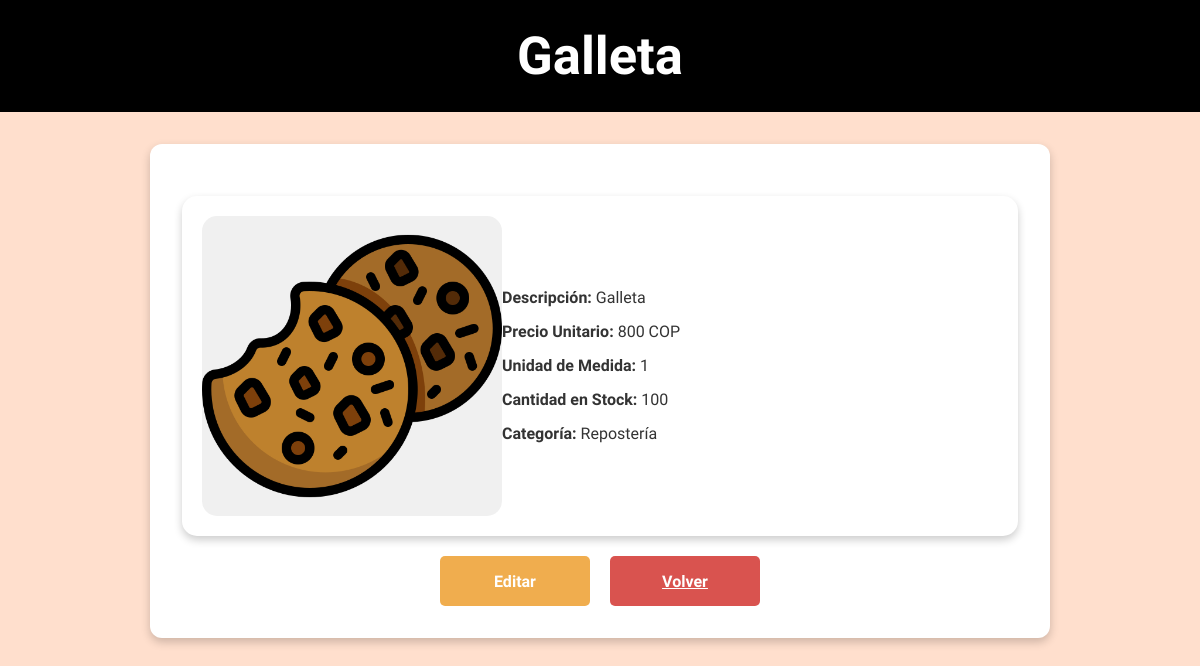
The app's page /producto/3 with its own data.
### models/productos.py (models this page shows, shortened)
class Producto(Base):
    __tablename__ = 'productos'
    id = Column(Integer, primary_key=True, autoincrement=True)
    descripcion = Column(String(300), unique=True, nullable=False)
    valor_unitario = Column(Integer, nullable=False)
    unidad_medida = Column(String(3), nullable=False)
    cantidad_stock = Column(Integer, nullable=False)
    categoria_id = Column(Integer, ForeignKey('categorias.id'), nullable=False)
    imagen = Column(String(300), nullable=True)
    categoria = relationship("Categoria", back_populates="productos")

### models/categoria.py (models this page shows, shortened)
class Categoria(Base):
    __tablename__ = 'categorias'
    id = Column(Integer, primary_key=True, autoincrement=True)
    nombre = Column(String(100), unique=True, nullable=False)
    productos = relationship("Producto", back_populates="categoria")

### app.py (the view)
@app.route('/producto/<int:id>')
def producto_detalle(id):
    producto = db_session.query(Producto).get(id)
    if not producto:
        flash('El producto no existe.', 'error')
        return redirect(url_for('productos'))
    return render_template('producto_detalle.html', producto=producto)

### app.py (called while the page is built)
@app.context_processor
def inject_favicon():
    return {"favicon_url": url_for('static', filename='favicon.ico')}

### templates/producto_detalle.html (shortened to what this page needs)
<!DOCTYPE html>
<html lang="es">
<head>
    <link rel="stylesheet" href="{{ url_for('static', filename='styles.css') }}">
</head>
<body>
    <nav>
        <div class="navbar">
            <h1>{{ producto.descripcion }}</h1>
        </div>
    </nav>
    <div class="contenedor">
        <div class="detalle-producto">
            <img src="{{ url_for('static', filename=producto.imagen) }}" alt="Imagen del producto" class="imagen-producto">
            <div class="info-producto">
                <p><strong>Descripción:</strong> {{ producto.descripcion }}</p>
                <p><strong>Precio Unitario:</strong> {{ producto.valor_unitario|int }} COP</p>
                <p><strong>Unidad de Medida:</strong> {{ producto.unidad_medida }}</p>
                <p><strong>Cantidad en Stock:</strong> {{ producto.cantidad_stock|int }}</p>
                <p><strong>Categoría:</strong> {{ producto.categoria.nombre }}</p>
            </div>
        </div>
        <div class="acciones">
            <a href="{{ url_for('editar_producto', id=producto.id) }}" class="btn btn-editar">Editar</a>
            <a href="{{ url_for('productos') }}" class="btn btn-cancelar">Volver</a>
        </div>
    </div>
</body>
</html>

### static/styles.css (style rules this page uses)
* { font-family: "Signika Negative", sans-serif; margin: 0; padding: 0; box-sizing: border-box; }
body { width: 100%; height: 100vh; background: #ffdfcd; font-family: Arial, sans-serif; }
.navbar { display: flex; justify-content: center; align-items: center; background: black; color: white; padding: 10px; border: 15px solid black; font-size: 35px; position: relative; }
.btn-editar, .btn-eliminar .btn-ver { background-color: #7ba68c; color: white; border: none; padding: 5px 10px; font-size: 14px; border-radius: 5px; cursor: pointer; }
.contenedor { margin: 2rem auto; max-width: 900px; background-color: #ffffff; border-radius: 12px; padding: 2rem; box-shadow: 0 4px 10px rgba(0, 0, 0, 0.2); }
.btn { margin-top: 1rem; padding: 0.8rem; font-size: 1rem; font-weight: bold; text-align: center; background-color: #6c63ff; color: white; border: none; border-radius: 6px; cursor: pointer; transition: background-color 0.3s; }
.btn-cancelar { background-color: #f44336; margin-top: 0; }
.btn-editar, .btn-ver { padding: 8px 12px; border: none; border-radius: 5px; cursor: pointer; }
.btn-editar { background-color: #f0ad4e; color: white; padding: 10px 20px; border-radius: 5px; text-decoration: none; font-size: 16px; text-align: center; border: none; cursor: pointer; margin-top: 0; }
.detalle-producto { display: flex; flex-wrap: wrap; justify-content: center; align-items: center; background-color: #ffffff; padding: 20px; border-radius: 15px; box-shadow: 0 4px 8px rgba(0, 0, 0, 0.2); max-width: 900px; margin: 20px auto; }
.imagen-producto { max-width: 300px; max-height: 300px; object-fit: contain; border-radius: 15px; margin-right: 20px; }
.info-producto { flex: 1; text-align: left; font-size: 16px; line-height: 1.5; color: #333; }
.info-producto p { margin: 10px 0; }
.acciones { display: flex; justify-content: center; gap: 10px; margin-top: 20px; }
.acciones .btn { padding: 10px 20px; border-radius: 5px; font-size: 16px; cursor: pointer; }
.btn-editar { background-color: #f0ad4e; color: white; }
.btn-cancelar { background-color: #d9534f; color: white; }
.acciones { display: flex; justify-content: center; gap: 20px; margin-top: 20px; }
.acciones .btn { padding: 10px 30px; font-size: 16px; text-align: center; cursor: pointer; }
.imagen-producto { max-width: 300px; max-height: 300px; object-fit: cover; border-radius: 15px; display: block; margin: 0 auto; background-color: #f0f0f0; }
.imagen-producto::after { content: "Imagen no disponible"; font-size: 14px; color: #777; display: block; text-align: center; margin-top: 10px; }
.acciones .btn { padding: 10px 30px; font-size: 16px; text-align: center; cursor: pointer; width: 150px; border-radius: 5px; }
.acciones .btn { padding: 10px; font-size: 16px; text-align: center; cursor: pointer; width: 150px; height: 50px; border-radius: 5px; display: flex; justify-content: center; align-items: center; }
.acciones { display: flex; justify-content: center; align-items: center; gap: 20px; margin-top: 20px; }

### records on screen
Producto: descripcion "Galleta", imagen (picture), valor_unitario "800", unidad_medida "1", cantidad_stock "100"
Categoria: categoria.nombre "Repostería"
